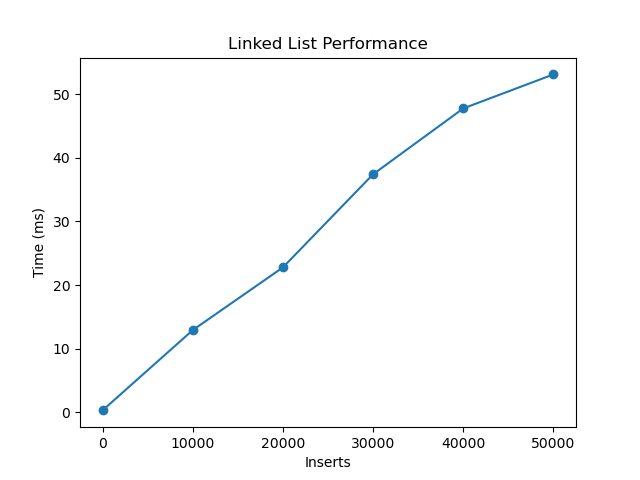

The script that saved this image:
import sys
from numpy import *
import matplotlib.pyplot as plt

data = genfromtxt("linkedListData")

fig, ax = plt.subplots()
ax.plot(data[:,1], data[:,0] / 1000000, marker='o')
ax.set_title("Linked List Performance")
ax.set_xlabel("Inserts")
ax.set_ylabel("Time (ms)")
fig.savefig("linkedListInsertGraph.png")
